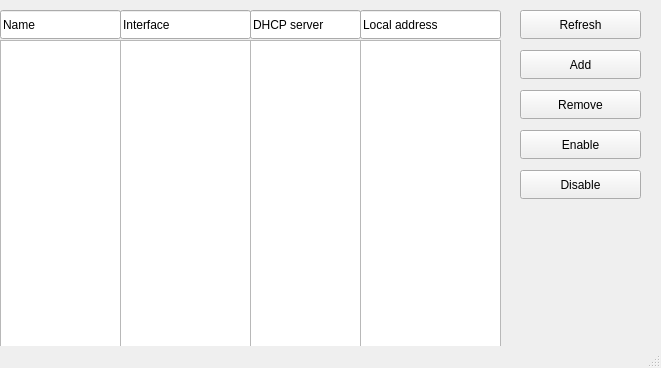
<?xml version="1.0" encoding="UTF-8"?>
<ui version="4.0">
 <class>MainWindow</class>
 <widget class="QMainWindow" name="MainWindow">
  <property name="geometry">
   <rect>
    <x>0</x>
    <y>0</y>
    <width>661</width>
    <height>368</height>
   </rect>
  </property>
  <property name="windowTitle">
   <string>DHCP Relay</string>
  </property>
  <widget class="QWidget" name="centralwidget">
   <widget class="QListWidget" name="dhcpField">
    <property name="geometry">
     <rect>
      <x>250</x>
      <y>40</y>
      <width>111</width>
      <height>311</height>
     </rect>
    </property>
   </widget>
   <widget class="QLineEdit" name="version">
    <property name="geometry">
     <rect>
      <x>120</x>
      <y>10</y>
      <width>131</width>
      <height>29</height>
     </rect>
    </property>
    <property name="text">
     <string>Interface</string>
    </property>
   </widget>
   <widget class="QPushButton" name="enableButton">
    <property name="geometry">
     <rect>
      <x>520</x>
      <y>130</y>
      <width>121</width>
      <height>29</height>
     </rect>
    </property>
    <property name="text">
     <string>Enable</string>
    </property>
   </widget>
   <widget class="QPushButton" name="addButton">
    <property name="geometry">
     <rect>
      <x>520</x>
      <y>50</y>
      <width>121</width>
      <height>29</height>
     </rect>
    </property>
    <property name="text">
     <string>Add</string>
    </property>
   </widget>
   <widget class="QLineEdit" name="version_3">
    <property name="geometry">
     <rect>
      <x>360</x>
      <y>10</y>
      <width>141</width>
      <height>29</height>
     </rect>
    </property>
    <property name="text">
     <string>Local address</string>
    </property>
   </widget>
   <widget class="QListWidget" name="localField">
    <property name="geometry">
     <rect>
      <x>360</x>
      <y>40</y>
      <width>141</width>
      <height>311</height>
     </rect>
    </property>
   </widget>
   <widget class="QListWidget" name="interfaceField">
    <property name="geometry">
     <rect>
      <x>120</x>
      <y>40</y>
      <width>131</width>
      <height>311</height>
     </rect>
    </property>
   </widget>
   <widget class="QPushButton" name="refreshButton">
    <property name="geometry">
     <rect>
      <x>520</x>
      <y>10</y>
      <width>121</width>
      <height>29</height>
     </rect>
    </property>
    <property name="text">
     <string>Refresh</string>
    </property>
   </widget>
   <widget class="QPushButton" name="disableButton">
    <property name="geometry">
     <rect>
      <x>520</x>
      <y>170</y>
      <width>121</width>
      <height>29</height>
     </rect>
    </property>
    <property name="text">
     <string>Disable</string>
    </property>
   </widget>
   <widget class="QListWidget" name="nameField">
    <property name="geometry">
     <rect>
      <x>0</x>
      <y>40</y>
      <width>121</width>
      <height>311</height>
     </rect>
    </property>
   </widget>
   <widget class="QPushButton" name="removeButton">
    <property name="geometry">
     <rect>
      <x>520</x>
      <y>90</y>
      <width>121</width>
      <height>29</height>
     </rect>
    </property>
    <property name="text">
     <string>Remove</string>
    </property>
   </widget>
   <widget class="QLineEdit" name="package_2">
    <property name="geometry">
     <rect>
      <x>0</x>
      <y>10</y>
      <width>121</width>
      <height>29</height>
     </rect>
    </property>
    <property name="text">
     <string>Name</string>
    </property>
   </widget>
   <widget class="QLineEdit" name="version_2">
    <property name="geometry">
     <rect>
      <x>250</x>
      <y>10</y>
      <width>111</width>
      <height>29</height>
     </rect>
    </property>
    <property name="text">
     <string>DHCP server</string>
    </property>
   </widget>
  </widget>
  <widget class="QStatusBar" name="statusbar"/>
 </widget>
 <resources/>
 <connections/>
</ui>
